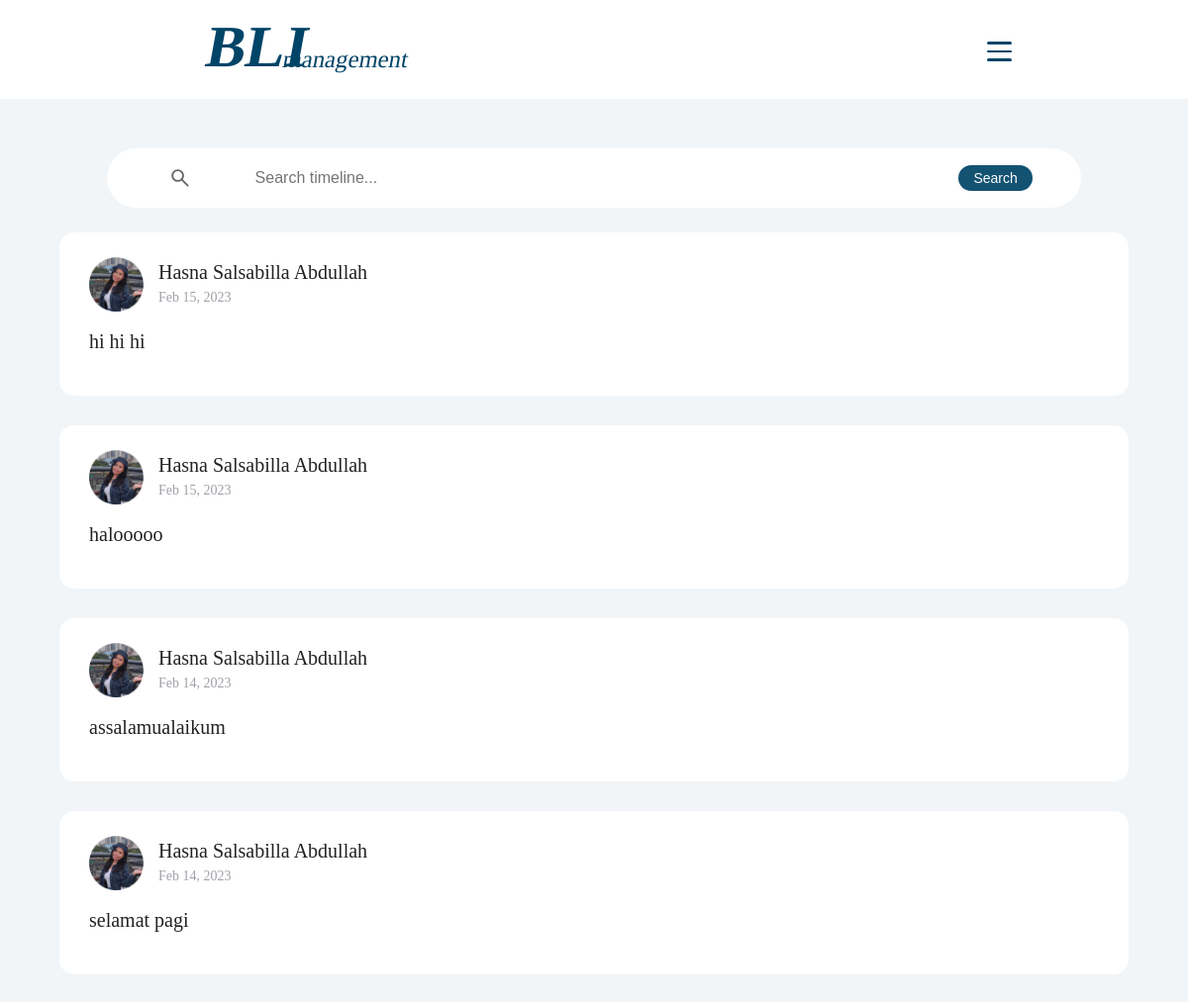
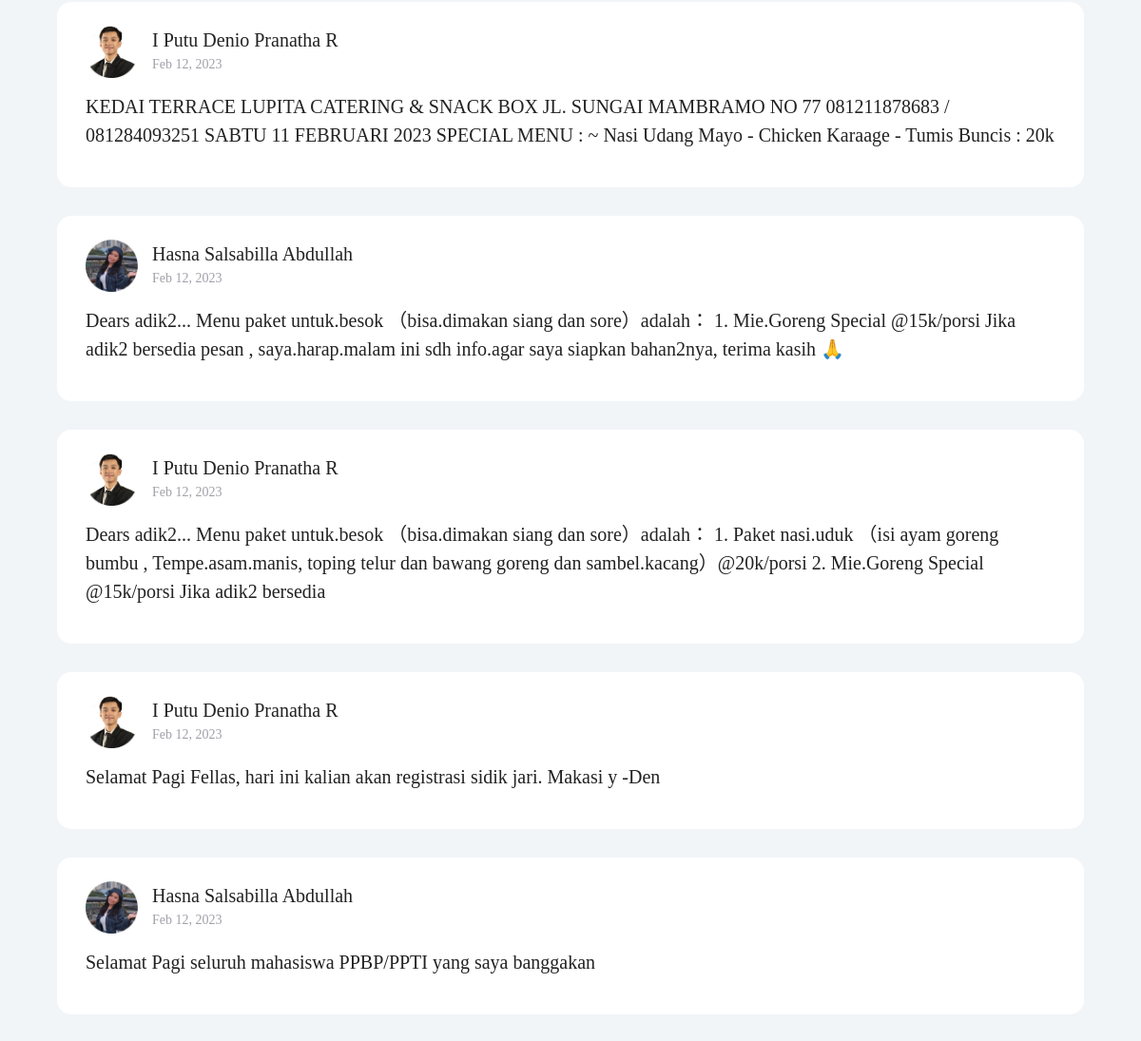
Page /Timeline/timeline.php (signed in) on the committed database (2 pictures, top to bottom).
### tables this page shows
CREATE TABLE `timeline` (
  `TimelineID` int(11) NOT NULL,
  `PICID` int(11) NOT NULL,
  `Pengumuman` varchar(255) NOT NULL,
  `Tanggal` date DEFAULT NULL,
  `Waktu` time DEFAULT NULL
);

CREATE TABLE `pic` (
  `PICID` int(11) NOT NULL,
  `PICBidang` varchar(15) NOT NULL,
  `UserID` int(11) NOT NULL,
  `DivisiID` char(6) NOT NULL,
  `PICpicture` varchar(255) DEFAULT NULL
);

CREATE TABLE `user` (
  `UserID` int(11) NOT NULL,
  `Nama` varchar(255) NOT NULL,
  `UserStatus` varchar(10) NOT NULL,
  `Email` varchar(50) NOT NULL,
  `Password` varchar(255) NOT NULL,
  `CPassword` varchar(255) NOT NULL
);

### UserAccount/dbconnection.php (called while the page is built, shortened)
<?php
    $servername = "localhost";
    $username = "root";
    $password = "";
    $database = "blimanagement";
    $conn = mysqli_connect($servername, $username, $password, $database);
    function query($query){
        global $conn;
        $res = mysqli_query($conn,$query);
        $rows = [];
        while($row = mysqli_fetch_assoc($res)){
            $rows[] = $row;
        }
        return $rows;
    }
?>

### Timeline/timeline.php (the view, shortened to what this page needs)
<?php
    require '../UserAccount/dbconnection.php';
    $timelines = query("SELECT * FROM timeline t ORDER BY t.Tanggal DESC, t.Waktu DESC");
?>
<!DOCTYPE html>
<html lang="en">
<head>
    <link rel="stylesheet" href="timelinePIC.css">
    <link rel="stylesheet" href="../Schedule/schedule.css">
</head>
<body>
    <header>
        <div class="bg">
            <nav class="navbar">
                <div class="container nav-wrapper">
                    <div class="mainlogo">
                        <div class="logo">
                            <a href="../HomePage/index.php"><img src="../Assets/HomePage/bli management.svg" alt="" width="292px" height="60px"></a>
                        </div>
                    </div>
                    <div id="hamburger-button">
                        <div></div>
                        <div></div>
                        <div></div>
                    </div>
                </div>
            </nav>
        </div>
    </header>
    <section class="content">
        <form action="" method="post">
            <div class="search-bar">
                <input class="search-input" type="text" name="keyword" size="30" autofocus placeholder="Search timeline..." autocomplete="off" id="keyword">
                <button class="search-button" type="submit" name="search" id="search-button">Search</button>
            </div>
        </form>
        <div id="container-ajax">
        <tbody>
            <?php foreach($timelines as $row) : ?>
                <?php
                    $picid = (int)$row["PICID"];
                    $name = query("SELECT nama
                    FROM `user` JOIN pic on pic.UserID = `user`.UserID
                    WHERE
                    pic.picid = $picid");
                    $name = $name[0]["nama"];
                    $picpict = query("SELECT PICpicture
                    FROM `pic`
                    WHERE
                    pic.picid = $picid");
                    $picpict = $picpict[0]["PICpicture"];
                    $date_now = date_create(date('Y-m-d H:i:s'));
                    $date_up = date_create($row["Tanggal"]." ".$row["Waktu"]);
                    $diff_temp = date_diff($date_now, $date_up);
                    $diff = (int)($diff_temp->format('%d'));
                    switch($diff){
                        default:
                            $when = $date_up->format('M d, Y');
                            break;
                    }
                 ?>
                <div class="feed">
                    <div class="upper-section">
                    <img src="../Assets/Timeline/<?php echo $picpict; ?>" alt="" width="55px" height="55px">
                        <div class="profile">
                            <div class="name"><?= $name; ?></div>
                            <div class="upload-time"><?= $when; ?></div>
                        </div>
                    </div>
                    <div class="timeline-content"><?= $row["Pengumuman"]; ?></div>
                </div>
            <?php endforeach; ?>
        </tbody>
        </div>
    </section>
</body>
</html>

### Timeline/timelinePIC.css (style rules this page uses)
html { scroll-behavior: smooth; }
:root { --black :#222222; --superblack:#000000; --darkblue :#145272; --darkblue2 :#031120; --lightblue :#F1F5F8; --gray :#A0A1A8; --lightgray :#F5F5F5; --white :#FFFFFF; --main-font: 'Plus Jakarta Sans'; }
body { font-family: var(--main-font); background-color: var(--lightblue); overflow-x: hidden; min-height: 100%; }
* { margin: auto; padding: auto; box-sizing: border-box; list-style: none; text-decoration: none; }
.search-bar { background-color: var(--white); width: 1150px; height: 60px; border-radius: 30px; margin-top: 25px; margin-bottom: 25px; display: grid; grid-template-columns: 8% 65% 25%; }
.search-bar svg { fill: #666; }
.search-input { background-color: transparent; border: 0px solid; outline: none; margin-left: 0; font-size: 16px; color: #666; }
.search-button { background-color: var(--white); border: 1.5px solid var(--darkblue); outline: none; color: var(--darkblue); padding: 8px 25px; border-radius: 20px; font-size: 14px; font-weight: 500; cursor: pointer; margin-right: 0px; transition: 0.2s; }
@media screen and (max-width: 1200px) and (min-width: 312px) { .search-bar { grid-template-columns: 15% 55% 25%; width: 90%; } }
@media screen and (max-width: 1200px) and (min-width: 312px) { .search-input { border-radius: 20px; } }
@media screen and (max-width: 1200px) and (min-width: 312px) { .search-button { border-radius: 15px; padding: 5px 15px; } }
@media screen and (max-width: 1200px) and (min-width: 312px) { .search-bar { grid-template-columns: 15% 55% 25%; } }
#hamburger-button { display: none; }
.bg { background-color: var(--white); }
.navbar { height: 100px; padding-top: 20px; }
.navbar .nav-wrapper { position: relative; margin: auto; display: flex; justify-content: space-between; align-items: center; }
.logo { margin-top: 0; }
.content { margin-top: 50px; padding-left: 120px; padding-right: 120px; }
.content img { margin-left: 0; margin-top: 0; }
.content .feed { margin-top: 30px; padding-left: 30px; padding-right: 30px; padding-top: 40px; padding-bottom: 40px; width: 1150px; height: auto; background-color: var(--white); border-radius: 15px; }
.feed .upper-section { display: flex; justify-content: space-around; }
.content .feed .profile { width: 1000px; margin-left: 0; margin-top: 0; }
.content .feed .name { font-weight: 500; font-size: 20px; line-height: 30px; color: var(--black); }
.content .feed .upload-time { font-weight: 500; font-size: 14px; line-height: 21px; color: var(--gray); }
.feed .timeline-content { margin-left: 0; margin-top: 15px; width: 100%; font-weight: 400; font-size: 20px; line-height: 30px; color: var(--black); }
@media screen and (max-width: 1200px) and (min-width: 312px) { #hamburger-button { cursor: pointer; width: 30px; display: grid; grid-template-columns: auto; row-gap: 6px; } }
@media screen and (max-width: 1200px) and (min-width: 312px) { #hamburger-button div { background-color: #004567; width: 25px; height: 2.5px; border-radius: 10px; } }
@media screen and (max-width: 1200px) and (min-width: 312px) { .content { margin-top: 50px; padding: 0; } }
@media screen and (max-width: 1200px) and (min-width: 312px) { .content .feed { margin-top: 20px; padding-top: 25px; width: 90%; height: auto; margin: auto; margin-bottom: 30px; } }
@media screen and (max-width: 1200px) and (min-width: 312px) { .feed .profile { padding-left: 15px; } }
@media screen and (max-width: 1200px) and (min-width: 312px) { .feed .name { font-size: 16px; } }
@media screen and (max-width: 1200px) and (min-width: 312px) { .feed .upload-time { font-size: 12px; } }

### rows in the picture
timeline: PICID.PICpicture (picture), user.Nama "Hasna Salsabilla Abdullah", when "Feb 15, 2023", Pengumuman "hi hi hi"
timeline: PICID.PICpicture (picture), user.Nama "Hasna Salsabilla Abdullah", when "Feb 15, 2023", Pengumuman "halooooo"
timeline: PICID.PICpicture (picture), user.Nama "Hasna Salsabilla Abdullah", when "Feb 14, 2023", Pengumuman "assalamualaikum"
timeline: PICID.PICpicture (picture), user.Nama "Hasna Salsabilla Abdullah", when "Feb 14, 2023", Pengumuman "selamat pagi"
timeline: PICID.PICpicture (picture), user.Nama "I Putu Denio Pranatha R", when "Feb 12, 2023", Pengumuman "KEDAI TERRACE LUPITA CATERING & SNACK BOX JL. SUNGAI MAMBRAMO NO 77 081211878683 / 081284093251 SABTU 11 FEBRUARI 2023 SPECIAL MENU : ~ Nasi Udang Mayo - Chicken Karaage - Tumis Buncis : 20k"
timeline: PICID.PICpicture (picture), user.Nama "Hasna Salsabilla Abdullah", when "Feb 12, 2023", Pengumuman "Dears adik2... Menu paket untuk.besok （bisa.dimakan siang dan sore）adalah： 1. Mie.Goreng Special @15k/porsi Jika adik2 bersedia pesan , saya.harap.malam ini sdh info.agar saya siapkan bahan2nya, terima kasih 🙏"
timeline: PICID.PICpicture (picture), user.Nama "I Putu Denio Pranatha R", when "Feb 12, 2023", Pengumuman "Dears adik2... Menu paket untuk.besok （bisa.dimakan siang dan sore）adalah： 1. Paket nasi.uduk （isi ayam goreng bumbu , Tempe.asam.manis, toping telur dan bawang goreng dan sambel.kacang）@20k/porsi 2. Mie.Goreng Special @15k/porsi Jika adik2 bersedia"
timeline: PICID.PICpicture (picture), user.Nama "I Putu Denio Pranatha R", when "Feb 12, 2023", Pengumuman "Selamat Pagi Fellas, hari ini kalian akan registrasi sidik jari. Makasi y -Den"
timeline: PICID.PICpicture (picture), user.Nama "Hasna Salsabilla Abdullah", when "Feb 12, 2023", Pengumuman "Selamat Pagi seluruh mahasiswa PPBP/PPTI yang saya banggakan"
